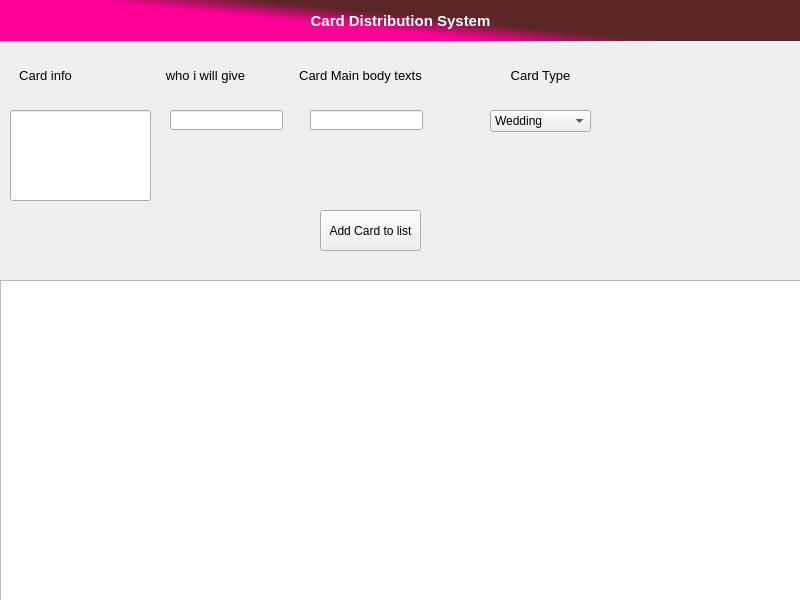
<?xml version="1.0" encoding="UTF-8"?>
<ui version="4.0">
 <class>MainWindow</class>
 <widget class="QMainWindow" name="MainWindow">
  <property name="geometry">
   <rect>
    <x>0</x>
    <y>0</y>
    <width>800</width>
    <height>600</height>
   </rect>
  </property>
  <property name="windowTitle">
   <string>MainWindow</string>
  </property>
  <widget class="QWidget" name="centralwidget">
   <widget class="QLabel" name="header">
    <property name="geometry">
     <rect>
      <x>0</x>
      <y>0</y>
      <width>801</width>
      <height>41</height>
     </rect>
    </property>
    <property name="font">
     <font>
      <pointsize>11</pointsize>
      <weight>75</weight>
      <bold>true</bold>
     </font>
    </property>
    <property name="styleSheet">
     <string notr="true">background-color: qlineargradient(spread:pad, x1:0.381, y1:0.539955, x2:0.551, y2:0.454545, stop:0 rgba(255, 0, 151, 255), stop:1 rgba(91, 38, 38, 255));
color: rgb(255, 255, 255);</string>
    </property>
    <property name="text">
     <string>Card Distribution System</string>
    </property>
    <property name="alignment">
     <set>Qt::AlignCenter</set>
    </property>
   </widget>
   <widget class="QLabel" name="culab">
    <property name="geometry">
     <rect>
      <x>10</x>
      <y>60</y>
      <width>71</width>
      <height>31</height>
     </rect>
    </property>
    <property name="font">
     <font>
      <pointsize>10</pointsize>
     </font>
    </property>
    <property name="text">
     <string>Card info</string>
    </property>
    <property name="alignment">
     <set>Qt::AlignCenter</set>
    </property>
   </widget>
   <widget class="QLabel" name="wiwglab">
    <property name="geometry">
     <rect>
      <x>130</x>
      <y>60</y>
      <width>151</width>
      <height>31</height>
     </rect>
    </property>
    <property name="font">
     <font>
      <pointsize>10</pointsize>
     </font>
    </property>
    <property name="text">
     <string>who i will give</string>
    </property>
    <property name="alignment">
     <set>Qt::AlignCenter</set>
    </property>
   </widget>
   <widget class="QLabel" name="cmbtlab">
    <property name="geometry">
     <rect>
      <x>290</x>
      <y>60</y>
      <width>141</width>
      <height>31</height>
     </rect>
    </property>
    <property name="font">
     <font>
      <pointsize>10</pointsize>
     </font>
    </property>
    <property name="text">
     <string>Card Main body texts</string>
    </property>
    <property name="alignment">
     <set>Qt::AlignCenter</set>
    </property>
   </widget>
   <widget class="QComboBox" name="crdtp">
    <property name="geometry">
     <rect>
      <x>490</x>
      <y>110</y>
      <width>101</width>
      <height>22</height>
     </rect>
    </property>
    <item>
     <property name="text">
      <string>Wedding</string>
     </property>
    </item>
    <item>
     <property name="text">
      <string>invitation</string>
     </property>
    </item>
   </widget>
   <widget class="QLabel" name="ctlab">
    <property name="geometry">
     <rect>
      <x>470</x>
      <y>60</y>
      <width>141</width>
      <height>31</height>
     </rect>
    </property>
    <property name="font">
     <font>
      <pointsize>10</pointsize>
     </font>
    </property>
    <property name="text">
     <string>Card Type</string>
    </property>
    <property name="alignment">
     <set>Qt::AlignCenter</set>
    </property>
   </widget>
   <widget class="QLineEdit" name="iwlgv">
    <property name="geometry">
     <rect>
      <x>170</x>
      <y>110</y>
      <width>113</width>
      <height>20</height>
     </rect>
    </property>
   </widget>
   <widget class="QLineEdit" name="crdmnbdytxt">
    <property name="geometry">
     <rect>
      <x>310</x>
      <y>110</y>
      <width>113</width>
      <height>20</height>
     </rect>
    </property>
   </widget>
   <widget class="QLineEdit" name="crdinfo">
    <property name="geometry">
     <rect>
      <x>10</x>
      <y>110</y>
      <width>141</width>
      <height>91</height>
     </rect>
    </property>
   </widget>
   <widget class="QPushButton" name="addbtn">
    <property name="geometry">
     <rect>
      <x>320</x>
      <y>210</y>
      <width>101</width>
      <height>41</height>
     </rect>
    </property>
    <property name="text">
     <string>Add Card to list</string>
    </property>
   </widget>
   <widget class="QListWidget" name="crdlist">
    <property name="geometry">
     <rect>
      <x>0</x>
      <y>280</y>
      <width>801</width>
      <height>321</height>
     </rect>
    </property>
   </widget>
  </widget>
 </widget>
 <resources/>
 <connections/>
</ui>
